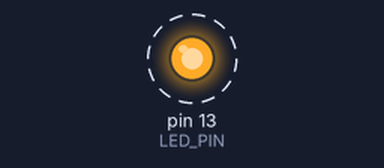
Bench run of a sketch on a simulated Arduino Uno, built with avr-gcc and run on an emulated ATmega328P. Parts: output pins drawn as LEDs (lit = HIGH). Dashed ring = blinking. What the sketch prints to the serial monitor is not drawn.

Above: at 0.2 s.
Timing chart, 0 to 3.0 s (numbered marks = the images above):
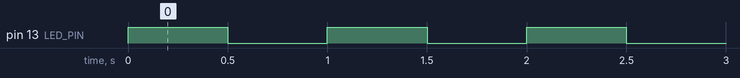

Measured:
- by itself, pin 13 (LED_PIN): alternates HIGH for 0.50 s and LOW for 0.50 s

The sketch:

sketch_may29a.ino
```cpp
#define LED_PIN 13

class Led
{
private:
  byte pin;
public:
  Led() {} // do not use!!!!!!!!!!!!!!!!!!!!!!!!!!!

  Led(byte pin)
  {
    this->pin = pin;
  }

  void init()
  {
    pinMode(pin, OUTPUT);
    Serial.begin(9600);
    Serial.println("test");
  }

  void init(byte defaultState)
  {
    init();
    if (defaultState == HIGH) {
      on();
    }
    else {
      off();
    }
  }

  void on()
  {
    digitalWrite(pin, HIGH);
  }

  void off()
  {
    digitalWrite(pin, LOW);
  }
};

Led led(LED_PIN);


void setup() {
  led.init();
}

void loop() {
  led.on();
  delay(500);
  led.off();
  delay(500);
} 
```
